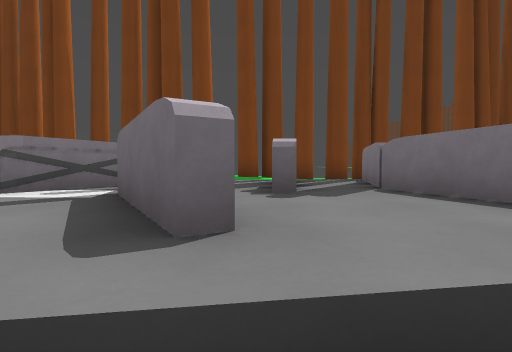
[1] (above)

18 first-person views from a walk through a 3-D level made in the Godot game engine. The camera is 1.2 m above the floor, tilts 2° down and sees 80° across. The floor is counted in squares, 2 m on a side. Each view is taken from the middle of a square. On the plan, view 1 faces up. The plan holds only what a view shows up to about 9 squares ahead; the rest is blank. The place goes on beyond the plan. Characters and animated objects are not drawn. Surface patterns are stand-ins for the level's own textures.

[2]
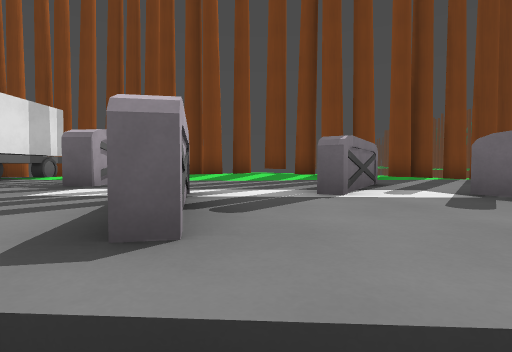

[3]
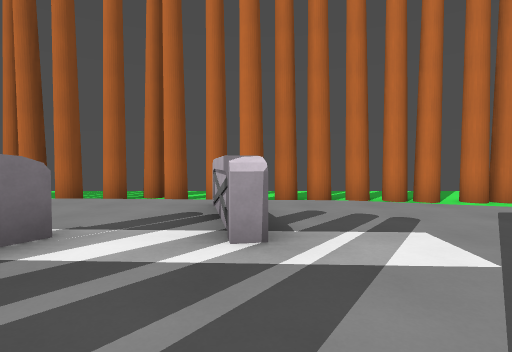

[4]
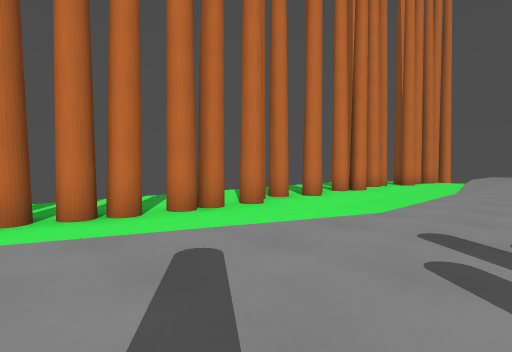

[5]
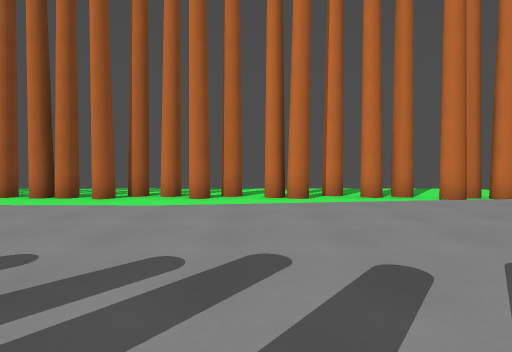

[6]
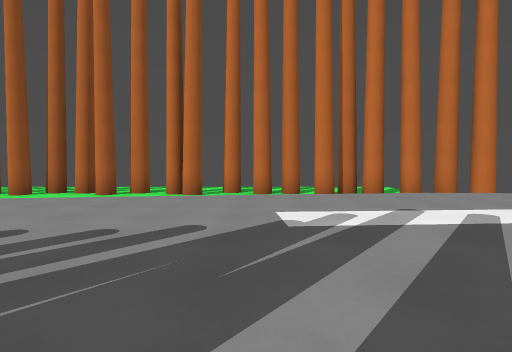

[7]
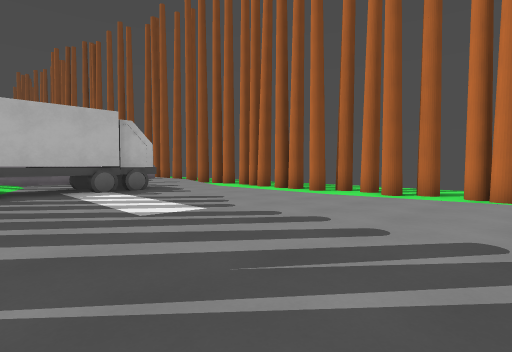

[8]
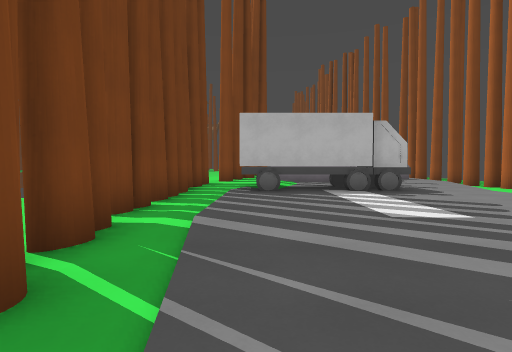

[9]
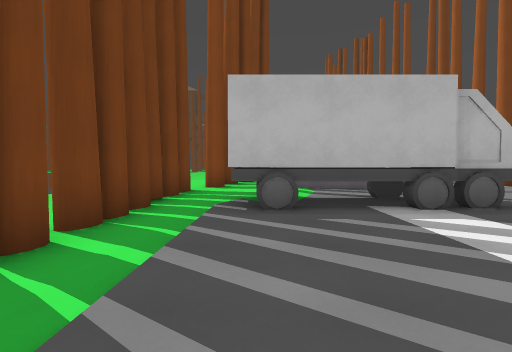

[10]
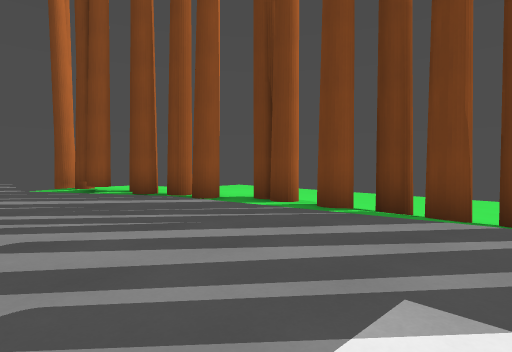

[11]
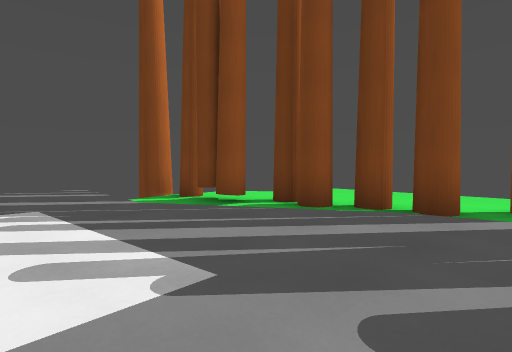

[12]
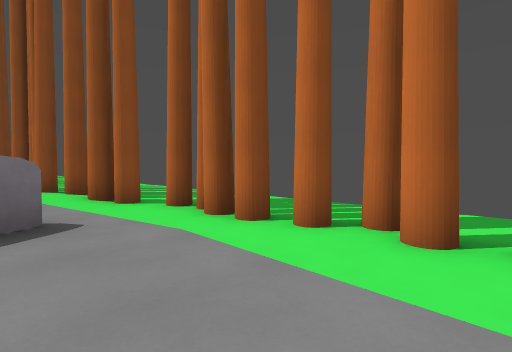

[13]
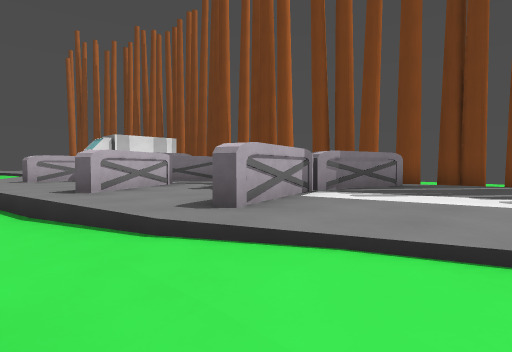

[14]
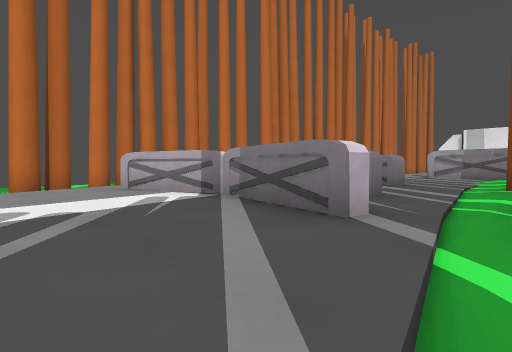

[15]
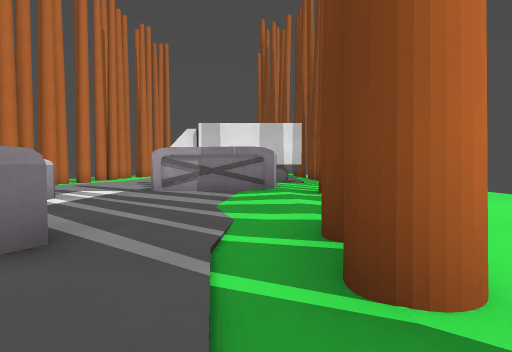

[16]
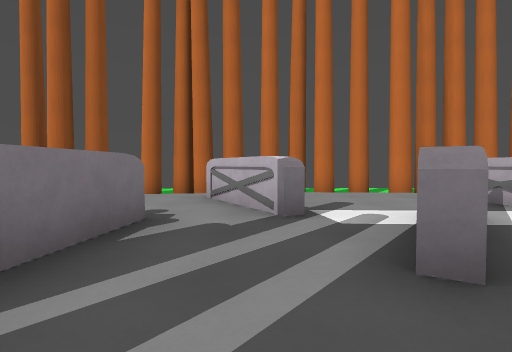

[17]
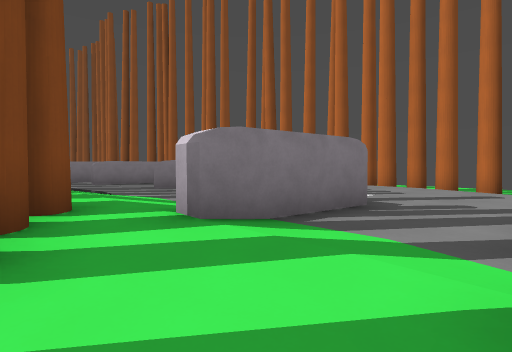

[18]
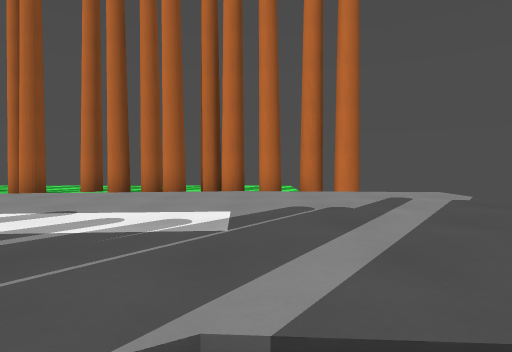

### Floor plan
Key: @ floor where view 1 was taken; # wall or solid block; x gap in a wall; . main floor; : floor 0.25 m higher than the main floor; - floor 0.25 m lower than the main floor; _ floor 0.5 m lower than the main floor; / step, stairs or slope; = window, fence, low wall or low ledge; ^ raised ledge; v drop or lower ground; B barrier; T thing the floor can be seen under or through.
Columns run from 25 left of view 1 to 5 right of it. Each row starts with its distance up from view 1.
 14      __
 13      ______
 12       _____
 11    --/ //___  _-
 10    --..#####-######.
  9  ....####.../-....##  ::    #x
  8 vxx##.//......^T.:::####:#x#-//
  7 #--//.........TT..#//////.//...
  6 .//...........^T..#......#.^...
  5 ...............#..#...BB...^...
  4 ......................B..^.^...
  3 ....................^...B..^...
  2 ....../////////=/...^...BB.#.//
  1  __-    /____/___/=/...../////-
  0 v    --____________  ____@__/--
 -1 #xx###__#_#_ xxx#__##_______#xx
 -2     _#x#__#x#___#xx#_###xx##__
 -3               ______ ______ __
 -4               ____      ___

Positions as (right, up) in squares from view 1, and headings:
1: (0, 0), facing up
2: (-4, 0), facing up
3: (-5, 6), facing down
4: (-7, 4), facing down-left
5: (-16, 7), facing down
6: (-19, 8), facing down
7: (-18, 8), facing down-right
8: (-18, 8), facing right
9: (-15, 8), facing right
10: (-14, 5), facing up-left
11: (-18, 4), facing up-left
12: (-4, 2), facing down-right
13: (5, 0), facing up-left
14: (5, 8), facing down-left
15: (0, 7), facing left
16: (-1, 7), facing down
17: (-9, 9), facing down-right
18: (-23, 7), facing down
